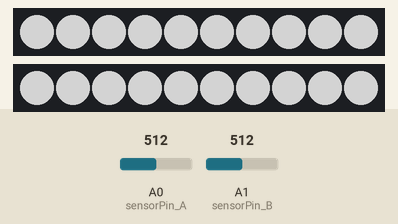
Simulated run of this sketch. Board: ATtiny85, built with avr-gcc and run on an emulated ATtiny85. On the bench: 2 × 10 RGB LEDs in strip order, left to right. The inputs (shaded band) are chosen by the test bench; at power-on: A0 (sensorPin_A) = 512, A1 (sensorPin_B) = 512. Dim RGB values are drawn brighter than linear.

Above: at 1.2 s.
1.3 s: A0 (sensorPin_A) set to 0
At 2.3 s:
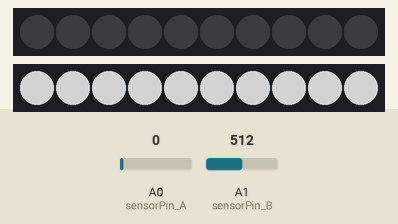
2.8 s: A1 (sensorPin_B) set to 0
At 3.5 s:
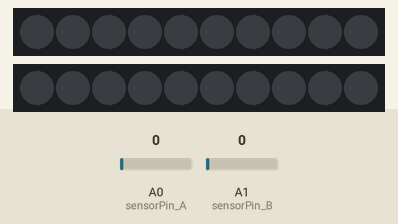
4.3 s: A0 (sensorPin_A) set to 122
At 4.6 s:
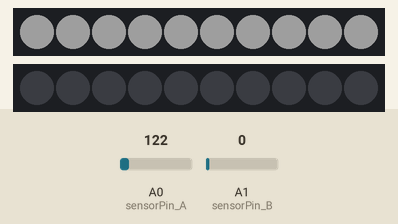
5.8 s: A1 (sensorPin_B) set to 122
At 7.0 s:
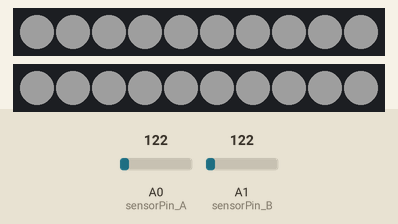
7.3 s: A0 (sensorPin_A) set to 306
8.8 s: A1 (sensorPin_B) set to 306
Timing chart, 0 to 11.3 s (numbered marks = the images above; inputs shaded):
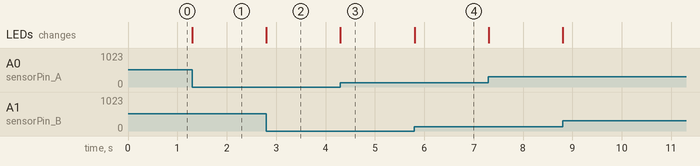

The sketch:

color-balancing-light.ino
```cpp
// Hello! This code was written by Timothy Reese, and was last updated on April 09, 2015.
// Happy color balancing!
// If you have flicker in your dotstars when turning the knobs, it means you didn't use a
// debounce capacitor. Can't skip that step!

#include <Adafruit_DotStar.h>

#include <SPI.h>

#define NUMPIXELS_A 10 // Number of LEDs in strip a
#define NUMPIXELS_B 10 // Number of LEDs in strip b

#define DATAPIN_A    3   // The data and clock pins for strip a
#define CLOCKPIN_A   4

#define DATAPIN_B    5   // The data and clock pins for strip b
#define CLOCKPIN_B   6

Adafruit_DotStar strip_a = Adafruit_DotStar(NUMPIXELS_A, DATAPIN_A, CLOCKPIN_A);
Adafruit_DotStar strip_b = Adafruit_DotStar(NUMPIXELS_B, DATAPIN_B, CLOCKPIN_B);

int sensorPin_A = A0;   // The analog reading pin for strip a
int sensorValue_A = 0;   // The value between 0 and 1023 coming off the pot for a
int outputValue_A = 0;   // The value between 0 and 255 mapped from sensorValue_A

int sensorPin_B = A1;   // The analog reading pin for strip b
int sensorValue_B = 0;   // The value between 0 and 1023 coming off the pot for b
int outputValue_B = 0;   // The value between 0 and 255 mapped from sensorValue_B

void setup() {
  // put your setup code here, to run once:
#if defined(__AVR_ATtiny85__) && (F_CPU == 16000000L)
  clock_prescale_set(clock_div_1); // Enable 16 MHz on Trinket
#endif

  strip_a.begin(); // Initialize pins for output
  strip_a.show();  // Turn all LEDs off ASAP

  strip_b.begin(); // Initialize pins for output
  strip_b.show();  // Turn all LEDs off ASAP

  pinMode(13, OUTPUT); // On/Off Button LED

}

void loop() {
  // put your main code here, to run repeatedly:

digitalWrite(13, HIGH); // On/Off Status LED is on to show light is powered

strip_a.setPixelColor(0, 255, 255, 255);
strip_a.setPixelColor(1, 255, 255, 255);
strip_a.setPixelColor(2, 255, 255, 255);
strip_a.setPixelColor(3, 255, 255, 255);
strip_a.setPixelColor(4, 255, 255, 255);
strip_a.setPixelColor(5, 255, 255, 255);
strip_a.setPixelColor(6, 255, 255, 255);
strip_a.setPixelColor(7, 255, 255, 255);
strip_a.setPixelColor(8, 255, 255, 255);
strip_a.setPixelColor(9, 255, 255, 255);

strip_b.setPixelColor(0, 255, 255, 255);
strip_b.setPixelColor(1, 255, 255, 255);
strip_b.setPixelColor(2, 255, 255, 255);
strip_b.setPixelColor(3, 255, 255, 255);
strip_b.setPixelColor(4, 255, 255, 255);
strip_b.setPixelColor(5, 255, 255, 255);
strip_b.setPixelColor(6, 255, 255, 255);
strip_b.setPixelColor(7, 255, 255, 255);
strip_b.setPixelColor(8, 255, 255, 255);
strip_b.setPixelColor(9, 255, 255, 255);

sensorValue_A = analogRead(sensorPin_A);
outputValue_A = map(sensorValue_A, 0, 1023, 0, 255);
strip_a.setBrightness(outputValue_A);

sensorValue_B = analogRead(sensorPin_B);
outputValue_B = map(sensorValue_B, 0, 1023, 0, 255);
strip_b.setBrightness(outputValue_B);

strip_a.show();
strip_b.show();

delay(1);
}
```

Measured:
- after the input at 1.3 s, the LEDs: change at once (image 1)
- after the input at 2.8 s, the LEDs: change at once (image 2)
- after the input at 4.3 s, the LEDs: change at once (image 3)
- after the input at 5.8 s, the LEDs: change at once (image 4)
